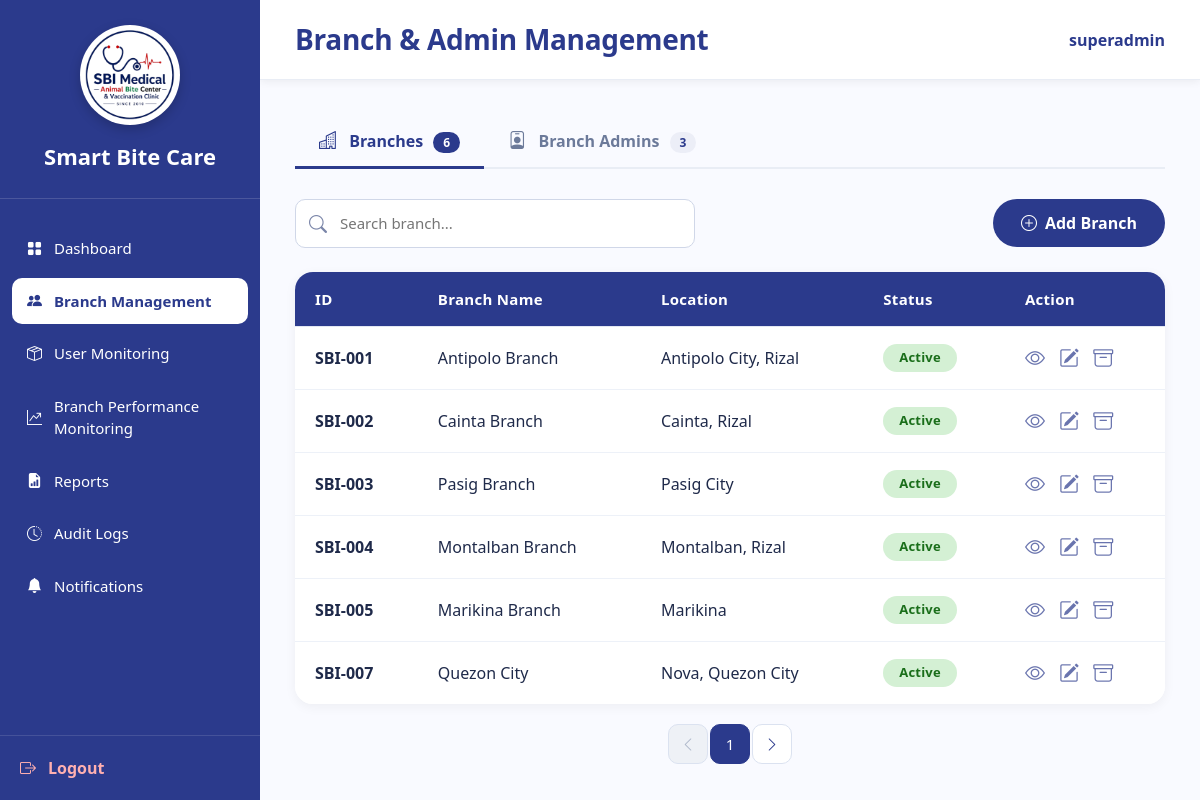
The page /SuperAdmin_CombinedManagement.php (signed in) on the database its author committed.
### tables this page shows
CREATE TABLE `branches` (
  `branch_id` varchar(10) NOT NULL,
  `branch_name` varchar(150) NOT NULL,
  `branch_address` text DEFAULT NULL,
  `contact_number` varchar(30) DEFAULT NULL,
  `email` varchar(150) DEFAULT NULL,
  `status` enum('Active','Inactive') DEFAULT 'Active',
  `created_at` timestamp NOT NULL DEFAULT current_timestamp()
);

### SuperAdmin_CombinedManagement.php (the view, shortened to what this page needs)
<?php
require_once 'sources/db_connect.php';
$active_tab = isset($_GET['tab']) ? $_GET['tab'] : 'branches';
$sql = "SELECT * FROM branches ORDER BY branch_id";
$result = $conn->query($sql);
$admins = [];
$admin_sql = "SELECT u.user_id, u.username, u.email, u.status, u.created_at,
        b.branch_id, b.branch_name
        FROM users u
        LEFT JOIN branches b ON u.branch_id = b.branch_id
        WHERE u.role_id = 2";
$admin_sql .= " ORDER BY u.created_at DESC";
$admin_stmt = $conn->prepare($admin_sql);
$admin_stmt->execute();
$admin_result = $admin_stmt->get_result();
while ($row = $admin_result->fetch_assoc()) {
    $admins[] = $row;
}
?>
<!DOCTYPE html>
<html lang="en">
<head>
    <link href="https://cdn.jsdelivr.net/npm/bootstrap@5.3.3/dist/css/bootstrap.min.css" rel="stylesheet" />
    <link rel="stylesheet" href="https://cdn.jsdelivr.net/npm/bootstrap-icons@1.11.3/font/bootstrap-icons.min.css" />
    <link rel="stylesheet" href="sidebar.css" />
</head>
<body>
<div class="sidebar">
    <div class="logo-area">
        <div class="logo-frame">
            <img src="logo.png" alt="Smart Bite Care Logo" class="logo" />
        </div>
        <div class="system-name">Smart Bite Care</div>
    </div>
    <nav class="nav-menu">
        <ul>
            <li><a href="SuperAdmin_Dashboard.php"><i class="bi bi-grid-fill"></i><span>Dashboard</span></a></li>
            <li><a class="active" href="SuperAdmin_CombinedManagement.php"><i class="bi bi-people-fill"></i><span>Branch Management</span></a></li>
            <li><a href="SuperAdmin_UserMonitoring.php"><i class="bi bi-box-seam"></i><span>User Monitoring</span></a></li>
            <li><a href="SuperAdmin_BranchPerformanceMonitoring.php"><i class="bi bi-graph-up-arrow"></i><span>Branch Performance Monitoring</span></a></li>
            <li><a href="SuperAdmin_Reports.php"><i class="bi bi-file-earmark-bar-graph-fill"></i><span>Reports</span></a></li>
            <li><a href="SuperAdmin_AuditLogs.php"><i class="bi bi-clock-history"></i><span>Audit Logs</span></a></li>
            <li><a href="SuperAdmin_Notifications.php"><i class="bi bi-bell-fill"></i><span>Notifications</span></a></li>
        </ul>
    </nav>
    <div class="logout">
        <a href="logout.php"><i class="bi bi-box-arrow-right"></i><span>Logout</span></a>
    </div>
</div>
<div class="main">
    <div class="topbar">
        <h3>Branch & Admin Management</h3>
        <div class="profile">
            <?php echo htmlspecialchars($_SESSION['username'] ?? 'SUPER ADMIN'); ?>
        </div>
    </div>
    <div class="content">
        <ul class="nav nav-tabs-custom" id="managementTabs" role="tablist">
            <li class="nav-item" role="presentation">
                <a class="nav-link <?php echo $active_tab === 'branches' ? 'active' : ''; ?>"
                   id="branches-tab" data-bs-toggle="tab" data-bs-target="#branches-pane"
                   type="button" role="tab" aria-controls="branches-pane"
                   aria-selected="<?php echo $active_tab === 'branches' ? 'true' : 'false'; ?>"
                   href="?tab=branches">
                    <i class="bi bi-buildings"></i> Branches
                    <span class="badge-tab"><?php echo $result ? $result->num_rows : 0; ?></span>
                </a>
            </li>
            <li class="nav-item" role="presentation">
                <a class="nav-link <?php echo $active_tab === 'admins' ? 'active' : ''; ?>"
                   id="admins-tab" data-bs-toggle="tab" data-bs-target="#admins-pane"
                   type="button" role="tab" aria-controls="admins-pane"
                   aria-selected="<?php echo $active_tab === 'admins' ? 'true' : 'false'; ?>"
                   href="?tab=admins">
                    <i class="bi bi-person-badge"></i> Branch Admins
                    <span class="badge-tab"><?php echo count($admins); ?></span>
                </a>
            </li>
        </ul>
        <div class="tab-content">
            <div class="tab-pane fade <?php echo $active_tab === 'branches' ? 'show active' : ''; ?>"
                 id="branches-pane" role="tabpanel" aria-labelledby="branches-tab">
                <div class="toolbar">
                    <div class="search-wrap">
                        <i class="bi bi-search"></i>
                        <input type="text" id="searchInput" placeholder="Search branch..." onkeyup="filterTable()" />
                    </div>
                    <button class="btn-add" data-bs-toggle="modal" data-bs-target="#addBranchModal">
                        <i class="bi bi-plus-circle"></i> Add Branch
                    </button>
                </div>
                <div class="table-wrap">
                    <table class="table table-hover align-middle" id="branchTable">
                        <thead>
                            <tr>
                                <th>ID</th>
                                <th>Branch Name</th>
                                <th>Location</th>
                                <th>Status</th>
                                <th>Action</th>
                            </tr>
                        </thead>
                        <tbody>
                            <?php if ($result && $result->num_rows > 0): ?>
                                <?php while ($row = $result->fetch_assoc()): ?>
                                    <tr>
                                        <td><strong><?php echo htmlspecialchars($row['branch_id']); ?></strong></td>
                                        <td><?php echo htmlspecialchars($row['branch_name']); ?></td>
                                        <td><?php echo htmlspecialchars($row['branch_address']); ?></td>
                                        <td>
                                            <span class="status-badge <?php echo strtolower($row['status']) === 'inactive' ? 'inactive' : ''; ?>">
                                                <?php echo htmlspecialchars($row['status']); ?>
                                            </span>
                                        </td>
                                        <td class="action-icons">
                                            <i class="bi bi-eye" title="View" onclick="viewBranch('<?php echo $row['branch_id']; ?>')"></i>
                                            <i class="bi bi-pencil-square" title="Edit" onclick="editBranch('<?php echo $row['branch_id']; ?>')"></i>
                                            <i class="bi bi-archive" title="Archive" onclick="archiveBranch('<?php echo $row['branch_id']; ?>')"></i>
                                        </td>
                                    </tr>
                                <?php endwhile; ?>
                            <?php endif; ?>
                        </tbody>
                    </table>
                </div>
                <div class="pagination-wrap">
                    <nav aria-label="Branch pagination">
                        <ul class="pagination">
                            <li class="page-item disabled">
                                <a class="page-link" href="#" aria-label="Previous">
                                    <i class="bi bi-chevron-left"></i>
                                </a>
                            </li>
                            <li class="page-item active">
                                <a class="page-link" href="#">1</a>
                            </li>
                            <li class="page-item">
                                <a class="page-link" href="#" aria-label="Next">
                                    <i class="bi bi-chevron-right"></i>
                                </a>
                            </li>
                        </ul>
                    </nav>
                </div>
            </div>
        </div>
    </div>
</div>
</body>
</html>

### sidebar.css (style rules this page uses)
:root { --primary:#2B3A8C; --accent:#F21D2F; --bg:#F2F2F2; --white:#fff; }
.sidebar { width:260px; height:100vh; height:100dvh; min-height:0; background:var(--primary); display:flex; flex-direction:column; color:white; position:fixed; left:0; top:0; overflow:hidden; z-index:1000; box-sizing:border-box; }
.sidebar * { box-sizing:border-box; }
.logo-area { padding:25px 20px; border-bottom:1px solid rgba(255,255,255,.15); text-align:center; flex-shrink:0; }
.logo { width: 90px; height: 90px; display: block; object-fit: contain; }
.logo-frame { width: 100px; height: 100px; margin: 0 auto; border-radius: 50%; background: #fff; display: flex; align-items: center; justify-content: center; overflow: hidden; box-shadow: 0 4px 12px rgba(0,0,0,.2); border: 3px solid rgba(255,255,255,.3); }
.system-name { margin-top:15px; font-size:22px; font-weight:700; }
.nav-menu { margin-top:20px; flex:1; min-height:0; padding-bottom:10px; overflow-x:hidden; overflow-y:auto; overscroll-behavior:contain; scrollbar-width:thin; scrollbar-color:rgba(255,255,255,.45) transparent; -webkit-overflow-scrolling:touch; }
.nav-menu ul { list-style:none; padding:0; margin:0; }
.nav-menu li { margin:6px 12px; }
.nav-menu a { color:white; text-decoration:none; display:flex; align-items:center; gap:12px; padding:12px 15px; border-radius:10px; transition:.25s; font-size:15px; }
.nav-menu a.active { background:white; color:var(--primary); font-weight:600; }
.logout { padding:20px; flex-shrink:0; border-top:1px solid rgba(255,255,255,.12); background:var(--primary); }
.logout a { color:#ffb0b0; text-decoration:none; display:flex; align-items:center; gap:12px; font-weight:600; }

### rows shown on the page
branches: branch_id "SBI-001", branch_name "Antipolo Branch", branch_address "Antipolo City, Rizal", status "Active"
branches: branch_id "SBI-002", branch_name "Cainta Branch", branch_address "Cainta, Rizal", status "Active"
branches: branch_id "SBI-003", branch_name "Pasig Branch", branch_address "Pasig City", status "Active"
branches: branch_id "SBI-004", branch_name "Montalban Branch", branch_address "Montalban, Rizal", status "Active"
branches: branch_id "SBI-005", branch_name "Marikina Branch", branch_address "Marikina", status "Active"
branches: branch_id "SBI-007", branch_name "Quezon City", branch_address "Nova, Quezon City", status "Active"

### other values the page prints
$_SESSION['username'] "superadmin"
$result->num_rows "6"
count($admins) "3"
